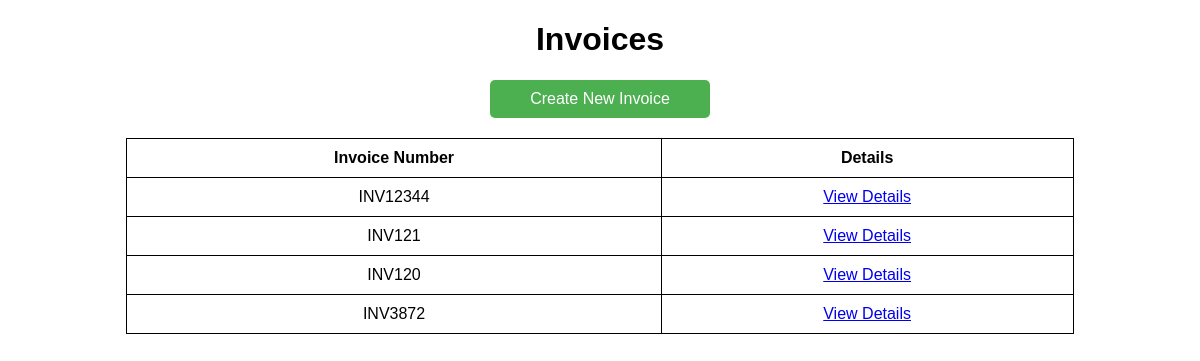
Screenshot of /invoices/ with the database file from the repository.
### invoices/models.py (models this page shows, shortened)
class Invoice(models.Model):
    date = models.DateField()
    invoice_number = models.CharField(max_length=20, unique=True)
    currency = models.CharField(max_length=3)

### invoices/views.py (the view)
# urls.py: path('', views.invoice_list, name='invoice_list'),
def invoice_list(request):
    invoices = Invoice.objects.all()
    return render(request, 'invoices/invoice_list.html', {'invoices': invoices})

### invoices/templates/invoices/invoice_list.html (shortened to what this page needs)
<!DOCTYPE html>
<html lang="en">
<head>
</head>
<body>
    <div class="header">
        <h1>Invoices</h1>
    </div>
    <a href="{% url 'invoice_create' %}" class="button">Create New Invoice</a>
    <table>
        <thead>
            <tr>
                <th>Invoice Number</th>
                <th>Details</th>
            </tr>
        </thead>
        <tbody>
            {% for invoice in invoices %}
                <tr>
                    <td>{{ invoice.invoice_number }}</td>
                    <td><a href="{% url 'invoice_detail' invoice.pk %}">View Details</a></td>
                </tr>
            {% endfor %}
        </tbody>
    </table>
</body>
</html>

### invoices/templates/invoices/invoice_list.html (style rules this page uses)
body { font-family: Arial, sans-serif; }
.header { text-align: center; margin-top: 20px; }
.button { display: block; width: 200px; margin: 20px auto; padding: 10px; text-align: center; background-color: #4CAF50; color: white; text-decoration: none; border-radius: 5px; }
table { width: 80%; margin: 20px auto; border-collapse: collapse; }
table, th, td { border: 1px solid black; }
th, td { padding: 10px; text-align: center; }

### rows the page displays
Invoice: invoice_number "INV12344"
Invoice: invoice_number "INV121"
Invoice: invoice_number "INV120"
Invoice: invoice_number "INV3872"
